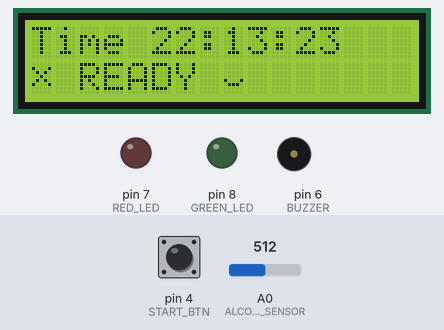
The sketch below on a simulated Arduino Uno, built with avr-gcc and run on an emulated ATmega328P. Shown: 16×2 character LCD, output pins drawn as LEDs (lit = HIGH), buzzer (waves = sounding, pin HIGH). Inputs (shaded band) come from the test bench; at power-on: pin 4 (START_BTN) HIGH, A0 (ALCOHOL_SENSOR) = 512. The local clock reads 2024-03-15 10:24:30 at power-on unless the sketch sets it; what the sketch prints to the serial monitor is not drawn.

Above: at 3.3 s.
3.4 s: pin 4 (START_BTN) pulled LOW for 0.65 s
At 8.7 s:
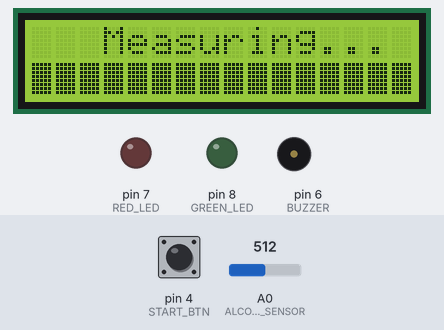
11.6 s: A0 (ALCOHOL_SENSOR) set to 716
At 13.9 s:
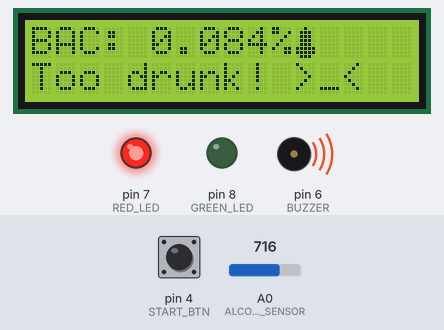
17.3 s: pin 4 (START_BTN) pulled LOW for 1 s
At 17.6 s:
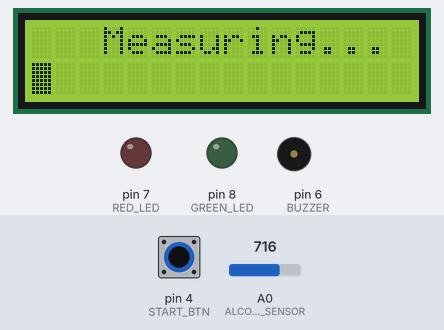
20.2 s: A0 (ALCOHOL_SENSOR) set to 6
At 27.2 s:
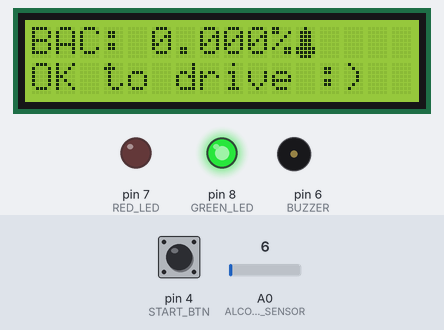
Timing chart, 0 to 27.4 s (numbered marks = the images above; inputs shaded):
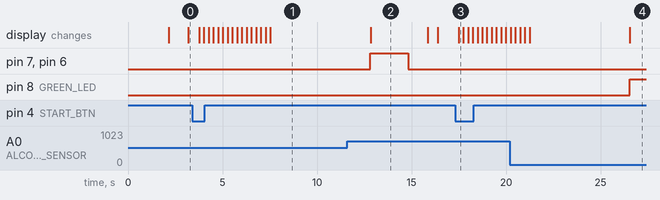

Measured:
- after the input at 3.4 s, the display: first changes after 0.37 s (image 1 shows a later state)
- after the input at 11.6 s, pin 7 (RED_LED), pin 6 (BUZZER): LOW → HIGH after 1.2 s, → LOW 2.0 s later; pin 8 (GREEN_LED): stays LOW (without the input it goes to HIGH after 1.2 s); the display: changes after 1.2 s (image 2)
- after the input at 17.3 s, the display: changes after 0.18 s (image 3)
- after the input at 20.2 s, pin 7 (RED_LED), pin 6 (BUZZER): stays LOW (without the input it goes to HIGH after 6.3 s); pin 8 (GREEN_LED): LOW → HIGH after 6.3 s; the display: first differs from a run without the input after 6.3 s (image 4)
- what the display in image 2 shows lasts 3.1 s, from 12.8 s to 15.9 s

The sketch:

BREATHALYZER.ino
```cpp
#include <Wire.h>
#include <LiquidCrystal_I2C.h>
#include <RTClib.h>

#define ALCOHOL_SENSOR A0
#define GREEN_LED 8
#define RED_LED 7
#define BUZZER 6
#define START_BTN 4

LiquidCrystal_I2C lcd(0x27, 16, 2);
RTC_DS1307 rtc;

bool measuring = false;
int maxValue = 0;

// custom icons (MADE USING CHATGPT)
byte bar[8] = {B11111,B11111,B11111,B11111,B11111,B11111,B11111,B11111};
byte bottle[8] = {B00100,B01110,B01110,B01110,B01110,B11111,B11111,B01110};
byte smile[8]  = {B00000,B00000,B00000,B00000,B10001,B01110,B00000,B00000};
byte wave[8]   = {B00000,B10001,B01010,B00100,B01010,B10001,B00000,B00000};

void setup() {
  pinMode(GREEN_LED, OUTPUT);
  pinMode(RED_LED, OUTPUT);
  pinMode(BUZZER, OUTPUT);
  pinMode(START_BTN, INPUT_PULLUP);
  pinMode(ALCOHOL_SENSOR, INPUT);

  lcd.init();
  lcd.backlight();
  lcd.createChar(0, bar);
  lcd.createChar(1, bottle);
  lcd.createChar(2, smile);
  lcd.createChar(3, wave);

  Wire.begin();
  rtc.begin();

  if (rtc.isrunning()) {
    rtc.adjust(DateTime(F(__DATE__), F(__TIME__)));
  }

  Serial.begin(9600);
  Serial.println("Alcohol Tester Ready");

  lcd.setCursor(2, 0);
  lcd.print("ALCOHOL TESTER");
  lcd.setCursor(7, 1);
  lcd.write(1);
  delay(2000);
  lcd.clear();
}

void loop() {
  if (!measuring && digitalRead(START_BTN) == LOW) {
    delay(50);
    if (digitalRead(START_BTN) == LOW) {
      measuring = true;
      maxValue = 0;
      Serial.println("Measurement started");

      lcd.clear();
      lcd.setCursor(3, 0);
      lcd.print("Measuring...");
      lcd.setCursor(0, 1);

      // progress bar animation
      for (int i = 0; i < 16; i++) {
        lcd.write(byte(0));
        delay(250);
      }

      unsigned long startTime = millis();
      while (millis() - startTime < 5000) {
        int value = analogRead(ALCOHOL_SENSOR);
        Serial.print("Flying Fish = ");
        Serial.println(value);
        if (value > maxValue) maxValue = value;
        delay(100);
      }

      showResult();
      measuring = false;
    }
  }

  if (!measuring) {
    DateTime now = rtc.now();
    lcd.setCursor(0, 0);
    lcd.print("Time ");
    if (now.hour() < 10) lcd.print("0");
    lcd.print(now.hour());
    lcd.print(":");
    if (now.minute() < 10) lcd.print("0");
    lcd.print(now.minute());
    lcd.print(":");
    if (now.second() < 10) lcd.print("0");
    lcd.print(now.second());

    lcd.setCursor(0, 1);
    lcd.write(3);
    lcd.print(" READY ");
    lcd.write(2);
    lcd.print("     ");
    delay(500);
  }
}

void showResult() {
  lcd.clear();

  // 400 = clean air (~0.000%), 700 = strong alcohol (~0.080%)
  float bac = map(maxValue, 400, 700, 0, 80) / 1000.0;
  if (bac < 0) bac = 0;
  if (bac > 0.2) bac = 0.2;

  lcd.setCursor(0, 0);
  lcd.print("BAC: ");
  lcd.print(bac, 3);
  lcd.print("%");
  lcd.setCursor(11, 0);
  lcd.write(1);

  int threshold = 600;

  if (maxValue > threshold) {
    digitalWrite(RED_LED, HIGH);
    digitalWrite(BUZZER, HIGH);
    lcd.setCursor(0, 1);
    lcd.print("Too drunk! >_<");
    delay(2000);
    digitalWrite(BUZZER, LOW);
    digitalWrite(RED_LED, LOW);
  } else {
    digitalWrite(GREEN_LED, HIGH);
    lcd.setCursor(0, 1);
    lcd.print("OK to drive :)");
    delay(2000);
    digitalWrite(GREEN_LED, LOW);
  }

  delay(1000);
  lcd.clear();
  maxValue = 400; // Baseline of test
}
```
